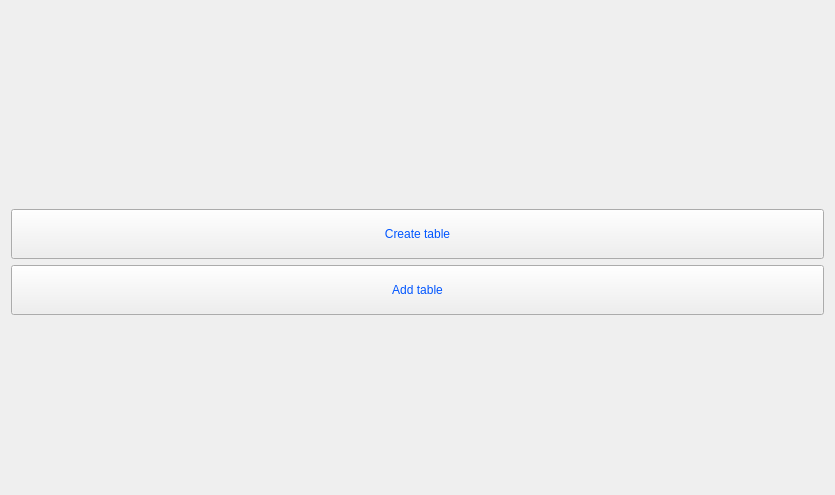
<?xml version="1.0" encoding="UTF-8"?>
<ui version="4.0">
 <class>Table_chs_pg</class>
 <widget class="QWidget" name="Table_chs_pg">
  <property name="enabled">
   <bool>true</bool>
  </property>
  <property name="geometry">
   <rect>
    <x>0</x>
    <y>0</y>
    <width>835</width>
    <height>495</height>
   </rect>
  </property>
  <property name="windowTitle">
   <string>Form</string>
  </property>
  <layout class="QVBoxLayout" name="verticalLayout">
   <item>
    <layout class="QGridLayout" name="gridLayout_2">
     <item row="3" column="0">
      <widget class="QPushButton" name="StartButton">
       <property name="minimumSize">
        <size>
         <width>0</width>
         <height>50</height>
        </size>
       </property>
       <property name="styleSheet">
        <string notr="true">background-image: url(:/window/Button.png);
color: rgb(0, 85, 255);
font: 20pt &quot;MS Shell Dlg 2&quot;;</string>
       </property>
       <property name="text">
        <string>Add table</string>
       </property>
       <property name="iconSize">
        <size>
         <width>16777215</width>
         <height>16777215</height>
        </size>
       </property>
       <property name="checkable">
        <bool>false</bool>
       </property>
       <property name="autoExclusive">
        <bool>false</bool>
       </property>
       <property name="autoDefault">
        <bool>false</bool>
       </property>
      </widget>
     </item>
     <item row="4" column="0">
      <spacer name="verticalSpacer_2">
       <property name="orientation">
        <enum>Qt::Vertical</enum>
       </property>
       <property name="sizeHint" stdset="0">
        <size>
         <width>20</width>
         <height>40</height>
        </size>
       </property>
      </spacer>
     </item>
     <item row="2" column="0">
      <widget class="QPushButton" name="pushButton">
       <property name="minimumSize">
        <size>
         <width>0</width>
         <height>50</height>
        </size>
       </property>
       <property name="styleSheet">
        <string notr="true">background-image: url(:/window/Button.png);
color: rgb(0, 85, 255);
font: 20pt &quot;MS Shell Dlg 2&quot;;</string>
       </property>
       <property name="text">
        <string>Create table</string>
       </property>
      </widget>
     </item>
     <item row="1" column="0">
      <spacer name="verticalSpacer">
       <property name="orientation">
        <enum>Qt::Vertical</enum>
       </property>
       <property name="sizeHint" stdset="0">
        <size>
         <width>20</width>
         <height>178</height>
        </size>
       </property>
      </spacer>
     </item>
     <item row="0" column="0">
      <widget class="QLabel" name="label">
       <property name="text">
        <string/>
       </property>
       <property name="pixmap">
        <pixmap resource="resources.qrc">:/wel_page/Wel_pg1.png</pixmap>
       </property>
       <property name="scaledContents">
        <bool>true</bool>
       </property>
      </widget>
     </item>
    </layout>
   </item>
  </layout>
 </widget>
 <resources>
  <include location="resources.qrc"/>
 </resources>
 <connections/>
</ui>
